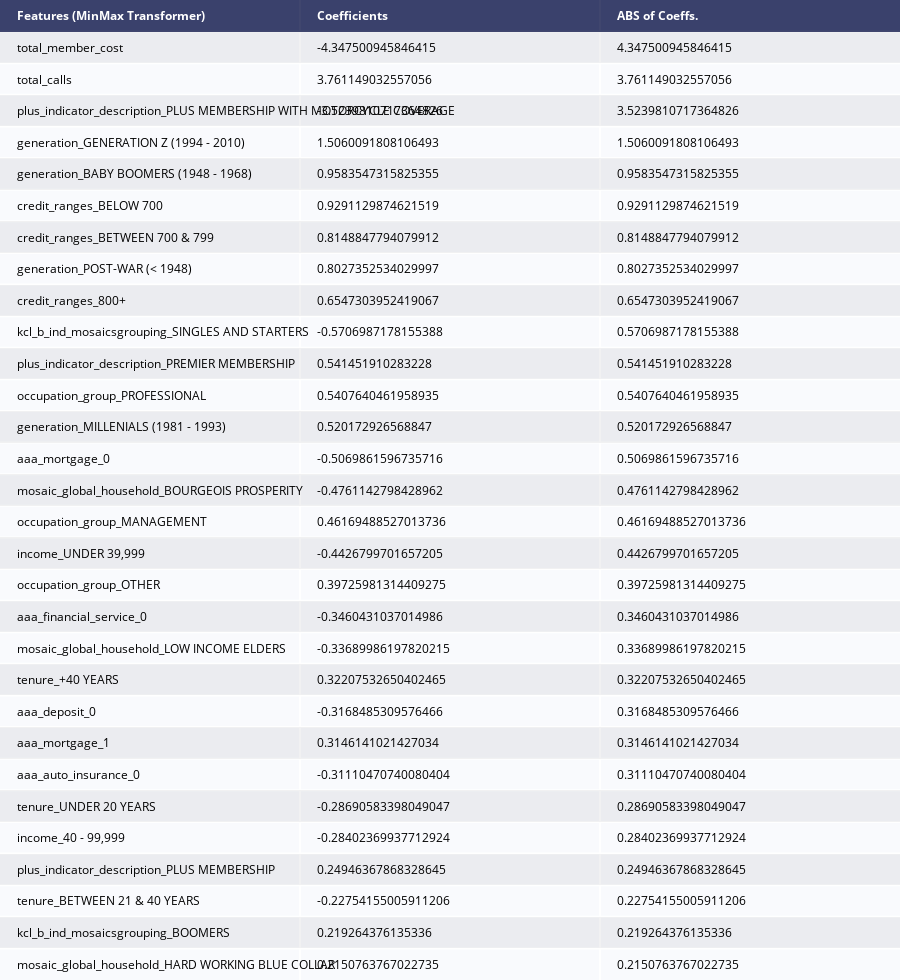

Notebook source saved alongside this figure:
### Code cell
coef_df_lgr = pd.DataFrame({'feature':testX.columns, 'coefs': model.coef_[0]})
coef_df_lgr["abs_coeff"] = coef_df_lgr['coefs'].abs()
coef_df_lgr.sort_values("abs_coeff",ascending=False,inplace=True)
coef_df_lgr.nlargest(30,columns=["abs_coeff"])
counts = pd.DataFrame(coef_df_lgr.nlargest(30,columns=["abs_coeff"]), index=None)
#counts.reset_index(inplace=True)
counts.rename(columns={"feature": "Features (MinMax Transformer)", 'coefs':'Coefficients', 'abs_coeff': "ABS of Coeffs."}, inplace=True)
fig = ff.create_table(counts, height_constant=30, index=False)
py.iplot(fig)

### Figure 1 — Plotly figure (JSON) as saved in the notebook; plotly's stock layout.template omitted (floating-point values rounded to 4 significant figures)
{"data": [{"colorscale": [[0, "#00083e"], [0.5, "#ededee"], [1, "#ffffff"]], "hoverinfo": "none", "opacity": 0.75, "showscale": false, "type": "heatmap", "z": [[0, 0, 0], [0.5, 0.5, 0.5], [1, 1, 1], [0.5, 0.5, 0.5], [1, 1, 1], [0.5, 0.5, 0.5], [1, 1, 1], [0.5, 0.5, 0.5], [1, 1, 1], [0.5, 0.5, 0.5], [1, 1, 1], [0.5, 0.5, 0.5], [1, 1, 1], [0.5, 0.5, 0.5], [1, 1, 1], [0.5, 0.5, 0.5], [1, 1, 1], [0.5, 0.5, 0.5], [1, 1, 1], [0.5, 0.5, 0.5], [1, 1, 1], [0.5, 0.5, 0.5], [1, 1, 1], [0.5, 0.5, 0.5], [1, 1, 1], [0.5, 0.5, 0.5], [1, 1, 1], [0.5, 0.5, 0.5], [1, 1, 1], [0.5, 0.5, 0.5], [1, 1, 1]]}], "layout": {"annotations": [{"align": "left", "font": {"color": "#ffffff"}, "showarrow": false, "text": "<b>Features (MinMax Transformer)</b>", "x": -0.45, "xanchor": "left", "xref": "x", "y": 0, "yref": "y"}, {"align": "left", "font": {"color": "#ffffff"}, "showarrow": false, "text": "<b>Coefficients</b>", "x": 0.55, "xanchor": "left", "xref": "x", "y": 0, "yref": "y"}, {"align": "left", "font": {"color": "#ffffff"}, "showarrow": false, "text": "<b>ABS of Coeffs.</b>", "x": 1.55, "xanchor": "left", "xref": "x", "y": 0, "yref": "y"}, {"align": "left", "font": {"color": "#000000"}, "showarrow": false, "text": "total_member_cost", "x": -0.45, "xanchor": "left", "xref": "x", "y": 1, "yref": "y"}, {"align": "left", "font": {"color": "#000000"}, "showarrow": false, "text": "-4.347500945846415", "x": 0.55, "xanchor": "left", "xref": "x", "y": 1, "yref": "y"}, {"align": "left", "font": {"color": "#000000"}, "showarrow": false, "text": "4.347500945846415", "x": 1.55, "xanchor": "left", "xref": "x", "y": 1, "yref": "y"}, {"align": "left", "font": {"color": "#000000"}, "showarrow": false, "text": "total_calls", "x": -0.45, "xanchor": "left", "xref": "x", "y": 2, "yref": "y"}, {"align": "left", "font": {"color": "#000000"}, "showarrow": false, "text": "3.761149032557056", "x": 0.55, "xanchor": "left", "xref": "x", "y": 2, "yref": "y"}, {"align": "left", "font": {"color": "#000000"}, "showarrow": false, "text": "3.761149032557056", "x": 1.55, "xanchor": "left", "xref": "x", "y": 2, "yref": "y"}, {"align": "left", "font": {"color": "#000000"}, "showarrow": false, "text": "plus_indicator_description_PLUS MEMBERSHIP WITH MOTORCYCLE COVERAGE", "x": -0.45, "xanchor": "left", "xref": "x", "y": 3, "yref": "y"}, {"align": "left", "font": {"color": "#000000"}, "showarrow": false, "text": "-3.5239810717364826", "x": 0.55, "xanchor": "left", "xref": "x", "y": 3, "yref": "y"}, {"align": "left", "font": {"color": "#000000"}, "showarrow": false, "text": "3.5239810717364826", "x": 1.55, "xanchor": "left", "xref": "x", "y": 3, "yref": "y"}, {"align": "left", "font": {"color": "#000000"}, "showarrow": false, "text": "generation_GENERATION Z (1994 - 2010)", "x": -0.45, "xanchor": "left", "xref": "x", "y": 4, "yref": "y"}, {"align": "left", "font": {"color": "#000000"}, "showarrow": false, "text": "1.5060091808106493", "x": 0.55, "xanchor": "left", "xref": "x", "y": 4, "yref": "y"}, {"align": "left", "font": {"color": "#000000"}, "showarrow": false, "text": "1.5060091808106493", "x": 1.55, "xanchor": "left", "xref": "x", "y": 4, "yref": "y"}, {"align": "left", "font": {"color": "#000000"}, "showarrow": false, "text": "generation_BABY BOOMERS (1948 - 1968)", "x": -0.45, "xanchor": "left", "xref": "x", "y": 5, "yref": "y"}, {"align": "left", "font": {"color": "#000000"}, "showarrow": false, "text": "0.9583547315825355", "x": 0.55, "xanchor": "left", "xref": "x", "y": 5, "yref": "y"}, {"align": "left", "font": {"color": "#000000"}, "showarrow": false, "text": "0.9583547315825355", "x": 1.55, "xanchor": "left", "xref": "x", "y": 5, "yref": "y"}, {"align": "left", "font": {"color": "#000000"}, "showarrow": false, "text": "credit_ranges_BELOW 700", "x": -0.45, "xanchor": "left", "xref": "x", "y": 6, "yref": "y"}, {"align": "left", "font": {"color": "#000000"}, "showarrow": false, "text": "0.9291129874621519", "x": 0.55, "xanchor": "left", "xref": "x", "y": 6, "yref": "y"}, {"align": "left", "font": {"color": "#000000"}, "showarrow": false, "text": "0.9291129874621519", "x": 1.55, "xanchor": "left", "xref": "x", "y": 6, "yref": "y"}, {"align": "left", "font": {"color": "#000000"}, "showarrow": false, "text": "credit_ranges_BETWEEN 700 & 799", "x": -0.45, "xanchor": "left", "xref": "x", "y": 7, "yref": "y"}, {"align": "left", "font": {"color": "#000000"}, "showarrow": false, "text": "0.8148847794079912", "x": 0.55, "xanchor": "left", "xref": "x", "y": 7, "yref": "y"}, {"align": "left", "font": {"color": "#000000"}, "showarrow": false, "text": "0.8148847794079912", "x": 1.55, "xanchor": "left", "xref": "x", "y": 7, "yref": "y"}, {"align": "left", "font": {"color": "#000000"}, "showarrow": false, "text": "generation_POST-WAR (< 1948)", "x": -0.45, "xanchor": "left", "xref": "x", "y": 8, "yref": "y"}, {"align": "left", "font": {"color": "#000000"}, "showarrow": false, "text": "0.8027352534029997", "x": 0.55, "xanchor": "left", "xref": "x", "y": 8, "yref": "y"}, {"align": "left", "font": {"color": "#000000"}, "showarrow": false, "text": "0.8027352534029997", "x": 1.55, "xanchor": "left", "xref": "x", "y": 8, "yref": "y"}, {"align": "left", "font": {"color": "#000000"}, "showarrow": false, "text": "credit_ranges_800+", "x": -0.45, "xanchor": "left", "xref": "x", "y": 9, "yref": "y"}, {"align": "left", "font": {"color": "#000000"}, "showarrow": false, "text": "0.6547303952419067", "x": 0.55, "xanchor": "left", "xref": "x", "y": 9, "yref": "y"}, {"align": "left", "font": {"color": "#000000"}, "showarrow": false, "text": "0.6547303952419067", "x": 1.55, "xanchor": "left", "xref": "x", "y": 9, "yref": "y"}, {"align": "left", "font": {"color": "#000000"}, "showarrow": false, "text": "kcl_b_ind_mosaicsgrouping_SINGLES AND STARTERS", "x": -0.45, "xanchor": "left", "xref": "x", "y": 10, "yref": "y"}, {"align": "left", "font": {"color": "#000000"}, "showarrow": false, "text": "-0.5706987178155388", "x": 0.55, "xanchor": "left", "xref": "x", "y": 10, "yref": "y"}, {"align": "left", "font": {"color": "#000000"}, "showarrow": false, "text": "0.5706987178155388", "x": 1.55, "xanchor": "left", "xref": "x", "y": 10, "yref": "y"}, {"align": "left", "font": {"color": "#000000"}, "showarrow": false, "text": "plus_indicator_description_PREMIER MEMBERSHIP", "x": -0.45, "xanchor": "left", "xref": "x", "y": 11, "yref": "y"}, {"align": "left", "font": {"color": "#000000"}, "showarrow": false, "text": "0.541451910283228", "x": 0.55, "xanchor": "left", "xref": "x", "y": 11, "yref": "y"}, {"align": "left", "font": {"color": "#000000"}, "showarrow": false, "text": "0.541451910283228", "x": 1.55, "xanchor": "left", "xref": "x", "y": 11, "yref": "y"}, {"align": "left", "font": {"color": "#000000"}, "showarrow": false, "text": "occupation_group_PROFESSIONAL", "x": -0.45, "xanchor": "left", "xref": "x", "y": 12, "yref": "y"}, {"align": "left", "font": {"color": "#000000"}, "showarrow": false, "text": "0.5407640461958935", "x": 0.55, "xanchor": "left", "xref": "x", "y": 12, "yref": "y"}, {"align": "left", "font": {"color": "#000000"}, "showarrow": false, "text": "0.5407640461958935", "x": 1.55, "xanchor": "left", "xref": "x", "y": 12, "yref": "y"}, {"align": "left", "font": {"color": "#000000"}, "showarrow": false, "text": "generation_MILLENIALS (1981 - 1993)", "x": -0.45, "xanchor": "left", "xref": "x", "y": 13, "yref": "y"}, {"align": "left", "font": {"color": "#000000"}, "showarrow": false, "text": "0.520172926568847", "x": 0.55, "xanchor": "left", "xref": "x", "y": 13, "yref": "y"}, {"align": "left", "font": {"color": "#000000"}, "showarrow": false, "text": "0.520172926568847", "x": 1.55, "xanchor": "left", "xref": "x", "y": 13, "yref": "y"}, {"align": "left", "font": {"color": "#000000"}, "showarrow": false, "text": "aaa_mortgage_0", "x": -0.45, "xanchor": "left", "xref": "x", "y": 14, "yref": "y"}, {"align": "left", "font": {"color": "#000000"}, "showarrow": false, "text": "-0.5069861596735716", "x": 0.55, "xanchor": "left", "xref": "x", "y": 14, "yref": "y"}, {"align": "left", "font": {"color": "#000000"}, "showarrow": false, "text": "0.5069861596735716", "x": 1.55, "xanchor": "left", "xref": "x", "y": 14, "yref": "y"}, {"align": "left", "font": {"color": "#000000"}, "showarrow": false, "text": "mosaic_global_household_BOURGEOIS PROSPERITY", "x": -0.45, "xanchor": "left", "xref": "x", "y": 15, "yref": "y"}, {"align": "left", "font": {"color": "#000000"}, "showarrow": false, "text": "-0.4761142798428962", "x": 0.55, "xanchor": "left", "xref": "x", "y": 15, "yref": "y"}, {"align": "left", "font": {"color": "#000000"}, "showarrow": false, "text": "0.4761142798428962", "x": 1.55, "xanchor": "left", "xref": "x", "y": 15, "yref": "y"}, {"align": "left", "font": {"color": "#000000"}, "showarrow": false, "text": "occupation_group_MANAGEMENT", "x": -0.45, "xanchor": "left", "xref": "x", "y": 16, "yref": "y"}, {"align": "left", "font": {"color": "#000000"}, "showarrow": false, "text": "0.46169488527013736", "x": 0.55, "xanchor": "left", "xref": "x", "y": 16, "yref": "y"}, {"align": "left", "font": {"color": "#000000"}, "showarrow": false, "text": "0.46169488527013736", "x": 1.55, "xanchor": "left", "xref": "x", "y": 16, "yref": "y"}, {"align": "left", "font": {"color": "#000000"}, "showarrow": false, "text": "income_UNDER 39,999", "x": -0.45, "xanchor": "left", "xref": "x", "y": 17, "yref": "y"}, {"align": "left", "font": {"color": "#000000"}, "showarrow": false, "text": "-0.4426799701657205", "x": 0.55, "xanchor": "left", "xref": "x", "y": 17, "yref": "y"}, {"align": "left", "font": {"color": "#000000"}, "showarrow": false, "text": "0.4426799701657205", "x": 1.55, "xanchor": "left", "xref": "x", "y": 17, "yref": "y"}, {"align": "left", "font": {"color": "#000000"}, "showarrow": false, "text": "occupation_group_OTHER", "x": -0.45, "xanchor": "left", "xref": "x", "y": 18, "yref": "y"}, {"align": "left", "font": {"color": "#000000"}, "showarrow": false, "text": "0.39725981314409275", "x": 0.55, "xanchor": "left", "xref": "x", "y": 18, "yref": "y"}, {"align": "left", "font": {"color": "#000000"}, "showarrow": false, "text": "0.39725981314409275", "x": 1.55, "xanchor": "left", "xref": "x", "y": 18, "yref": "y"}, {"align": "left", "font": {"color": "#000000"}, "showarrow": false, "text": "aaa_financial_service_0", "x": -0.45, "xanchor": "left", "xref": "x", "y": 19, "yref": "y"}, {"align": "left", "font": {"color": "#000000"}, "showarrow": false, "text": "-0.3460431037014986", "x": 0.55, "xanchor": "left", "xref": "x", "y": 19, "yref": "y"}, {"align": "left", "font": {"color": "#000000"}, "showarrow": false, "text": "0.3460431037014986", "x": 1.55, "xanchor": "left", "xref": "x", "y": 19, "yref": "y"}, {"align": "left", "font": {"color": "#000000"}, "showarrow": false, "text": "mosaic_global_household_LOW INCOME ELDERS", "x": -0.45, "xanchor": "left", "xref": "x", "y": 20, "yref": "y"}, {"align": "left", "font": {"color": "#000000"}, "showarrow": false, "text": "-0.33689986197820215", "x": 0.55, "xanchor": "left", "xref": "x", "y": 20, "yref": "y"}, {"align": "left", "font": {"color": "#000000"}, "showarrow": false, "text": "0.33689986197820215", "x": 1.55, "xanchor": "left", "xref": "x", "y": 20, "yref": "y"}, {"align": "left", "font": {"color": "#000000"}, "showarrow": false, "text": "tenure_+40 YEARS", "x": -0.45, "xanchor": "left", "xref": "x", "y": 21, "yref": "y"}, {"align": "left", "font": {"color": "#000000"}, "showarrow": false, "text": "0.32207532650402465", "x": 0.55, "xanchor": "left", "xref": "x", "y": 21, "yref": "y"}, {"align": "left", "font": {"color": "#000000"}, "showarrow": false, "text": "0.32207532650402465", "x": 1.55, "xanchor": "left", "xref": "x", "y": 21, "yref": "y"}, {"align": "left", "font": {"color": "#000000"}, "showarrow": false, "text": "aaa_deposit_0", "x": -0.45, "xanchor": "left", "xref": "x", "y": 22, "yref": "y"}, {"align": "left", "font": {"color": "#000000"}, "showarrow": false, "text": "-0.3168485309576466", "x": 0.55, "xanchor": "left", "xref": "x", "y": 22, "yref": "y"}, {"align": "left", "font": {"color": "#000000"}, "showarrow": false, "text": "0.3168485309576466", "x": 1.55, "xanchor": "left", "xref": "x", "y": 22, "yref": "y"}, {"align": "left", "font": {"color": "#000000"}, "showarrow": false, "text": "aaa_mortgage_1", "x": -0.45, "xanchor": "left", "xref": "x", "y": 23, "yref": "y"}, {"align": "left", "font": {"color": "#000000"}, "showarrow": false, "text": "0.3146141021427034", "x": 0.55, "xanchor": "left", "xref": "x", "y": 23, "yref": "y"}, {"align": "left", "font": {"color": "#000000"}, "showarrow": false, "text": "0.3146141021427034", "x": 1.55, "xanchor": "left", "xref": "x", "y": 23, "yref": "y"}, {"align": "left", "font": {"color": "#000000"}, "showarrow": false, "text": "aaa_auto_insurance_0", "x": -0.45, "xanchor": "left", "xref": "x", "y": 24, "yref": "y"}, {"align": "left", "font": {"color": "#000000"}, "showarrow": false, "text": "-0.31110470740080404", "x": 0.55, "xanchor": "left", "xref": "x", "y": 24, "yref": "y"}, {"align": "left", "font": {"color": "#000000"}, "showarrow": false, "text": "0.31110470740080404", "x": 1.55, "xanchor": "left", "xref": "x", "y": 24, "yref": "y"}, {"align": "left", "font": {"color": "#000000"}, "showarrow": false, "text": "tenure_UNDER 20 YEARS", "x": -0.45, "xanchor": "left", "xref": "x", "y": 25, "yref": "y"}, {"align": "left", "font": {"color": "#000000"}, "showarrow": false, "text": "-0.28690583398049047", "x": 0.55, "xanchor": "left", "xref": "x", "y": 25, "yref": "y"}, {"align": "left", "font": {"color": "#000000"}, "showarrow": false, "text": "0.28690583398049047", "x": 1.55, "xanchor": "left", "xref": "x", "y": 25, "yref": "y"}, {"align": "left", "font": {"color": "#000000"}, "showarrow": false, "text": "income_40 - 99,999", "x": -0.45, "xanchor": "left", "xref": "x", "y": 26, "yref": "y"}, {"align": "left", "font": {"color": "#000000"}, "showarrow": false, "text": "-0.28402369937712924", "x": 0.55, "xanchor": "left", "xref": "x", "y": 26, "yref": "y"}, {"align": "left", "font": {"color": "#000000"}, "showarrow": false, "text": "0.28402369937712924", "x": 1.55, "xanchor": "left", "xref": "x", "y": 26, "yref": "y"}, {"align": "left", "font": {"color": "#000000"}, "showarrow": false, "text": "plus_indicator_description_PLUS MEMBERSHIP", "x": -0.45, "xanchor": "left", "xref": "x", "y": 27, "yref": "y"}, {"align": "left", "font": {"color": "#000000"}, "showarrow": false, "text": "0.24946367868328645", "x": 0.55, "xanchor": "left", "xref": "x", "y": 27, "yref": "y"}, {"align": "left", "font": {"color": "#000000"}, "showarrow": false, "text": "0.24946367868328645", "x": 1.55, "xanchor": "left", "xref": "x", "y": 27, "yref": "y"}, {"align": "left", "font": {"color": "#000000"}, "showarrow": false, "text": "tenure_BETWEEN 21 & 40 YEARS", "x": -0.45, "xanchor": "left", "xref": "x", "y": 28, "yref": "y"}, {"align": "left", "font": {"color": "#000000"}, "showarrow": false, "text": "-0.22754155005911206", "x": 0.55, "xanchor": "left", "xref": "x", "y": 28, "yref": "y"}, {"align": "left", "font": {"color": "#000000"}, "showarrow": false, "text": "0.22754155005911206", "x": 1.55, "xanchor": "left", "xref": "x", "y": 28, "yref": "y"}, {"align": "left", "font": {"color": "#000000"}, "showarrow": false, "text": "kcl_b_ind_mosaicsgrouping_BOOMERS", "x": -0.45, "xanchor": "left", "xref": "x", "y": 29, "yref": "y"}, {"align": "left", "font": {"color": "#000000"}, "showarrow": false, "text": "0.219264376135336", "x": 0.55, "xanchor": "left", "xref": "x", "y": 29, "yref": "y"}, {"align": "left", "font": {"color": "#000000"}, "showarrow": false, "text": "0.219264376135336", "x": 1.55, "xanchor": "left", "xref": "x", "y": 29, "yref": "y"}, {"align": "left", "font": {"color": "#000000"}, "showarrow": false, "text": "mosaic_global_household_HARD WORKING BLUE COLLAR", "x": -0.45, "xanchor": "left", "xref": "x", "y": 30, "yref": "y"}, {"align": "left", "font": {"color": "#000000"}, "showarrow": false, "text": "0.2150763767022735", "x": 0.55, "xanchor": "left", "xref": "x", "y": 30, "yref": "y"}, {"align": "left", "font": {"color": "#000000"}, "showarrow": false, "text": "0.2150763767022735", "x": 1.55, "xanchor": "left", "xref": "x", "y": 30, "yref": "y"}], "height": 980, "margin": {"b": 0, "l": 0, "r": 0, "t": 0}, "xaxis": {"dtick": 1, "gridwidth": 2, "showticklabels": false, "tick0": -0.5, "ticks": "", "zeroline": false}, "yaxis": {"autorange": "reversed", "dtick": 1, "gridwidth": 2, "showticklabels": false, "tick0": 0.5, "ticks": "", "zeroline": false}}}
